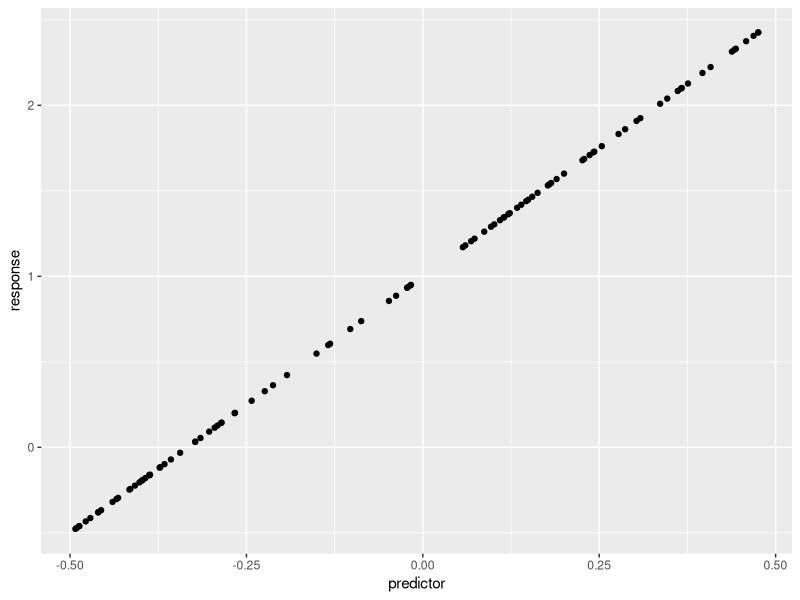
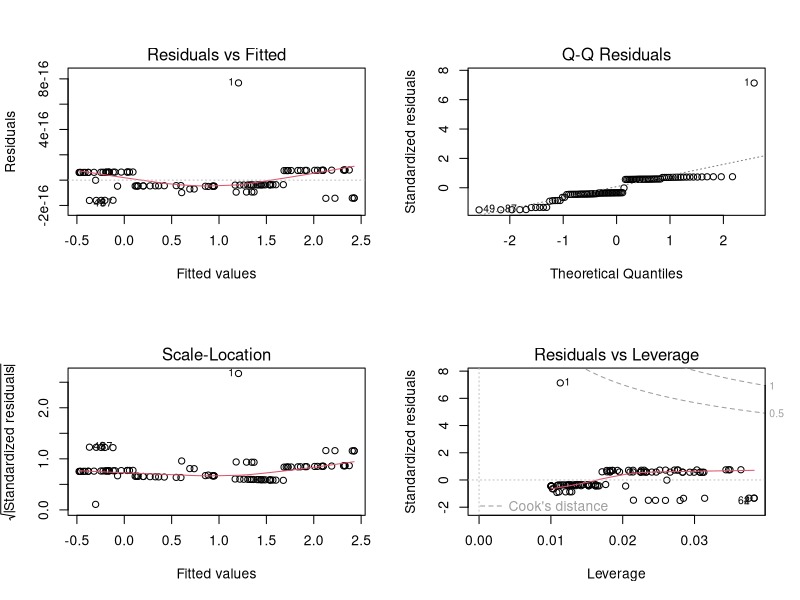
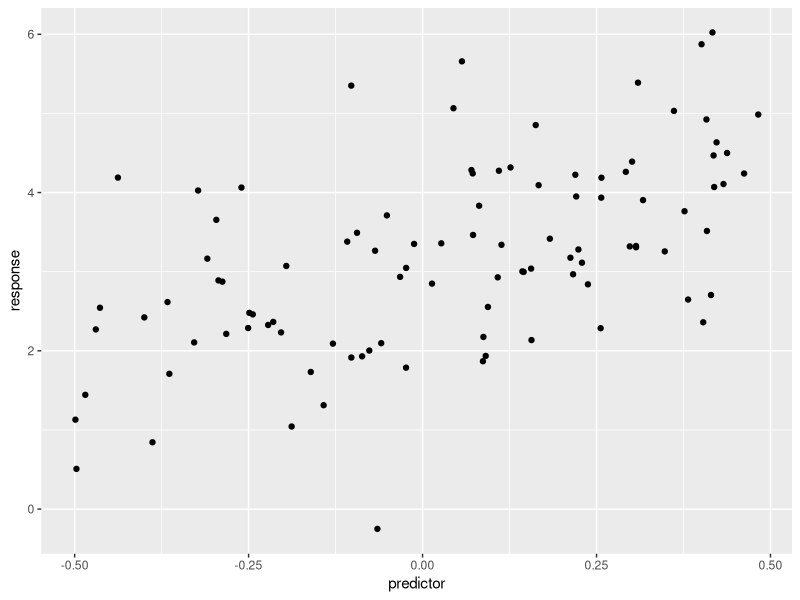
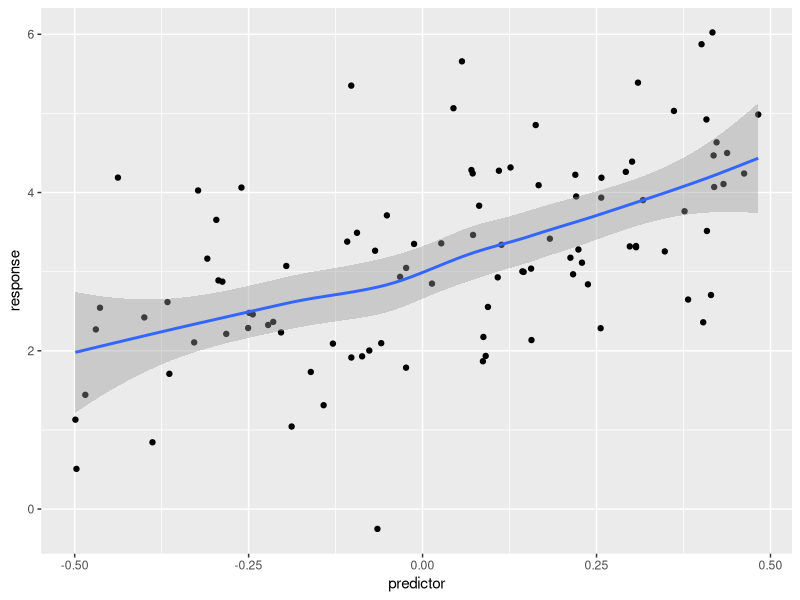
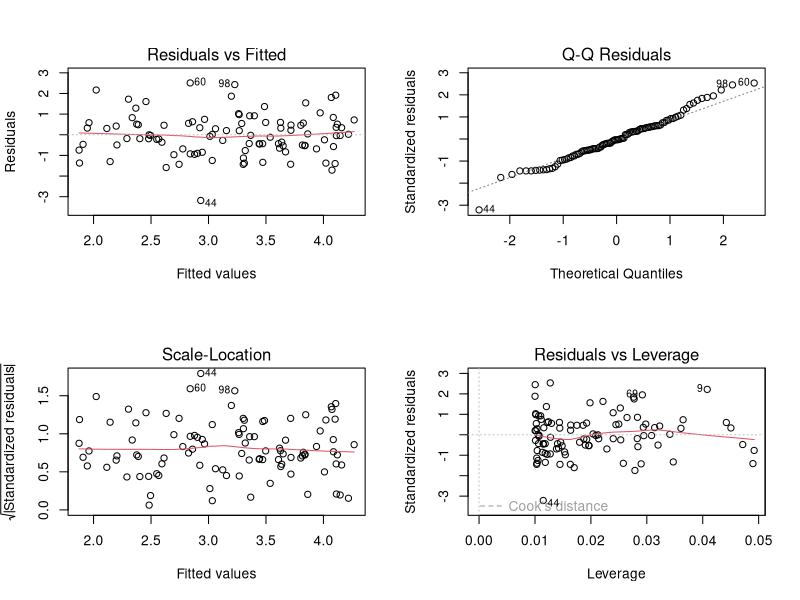
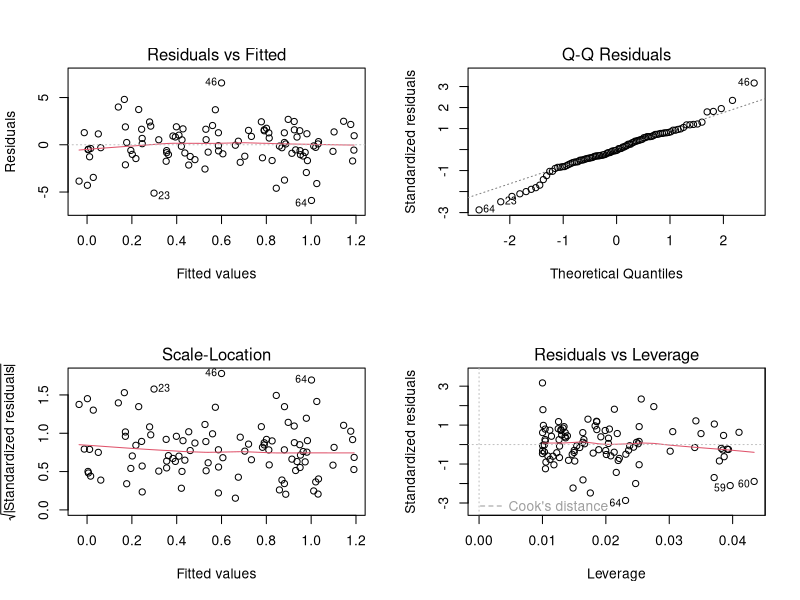
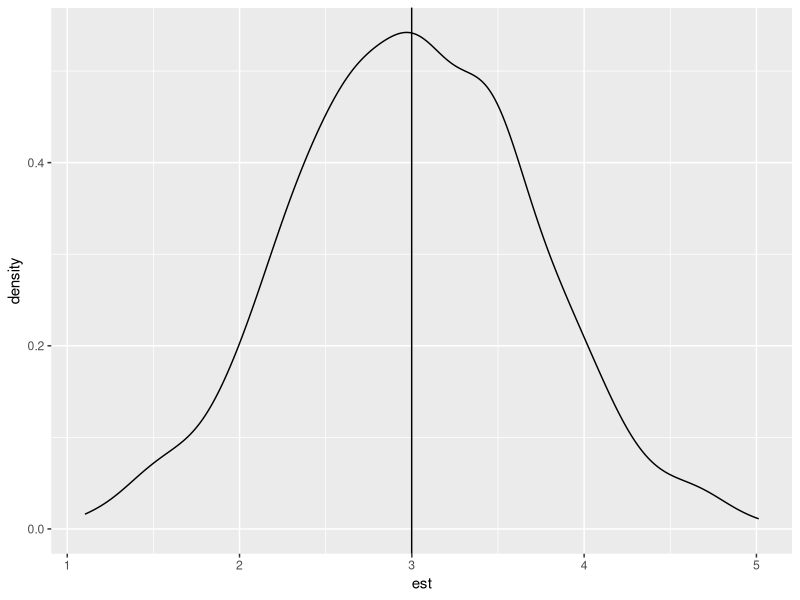
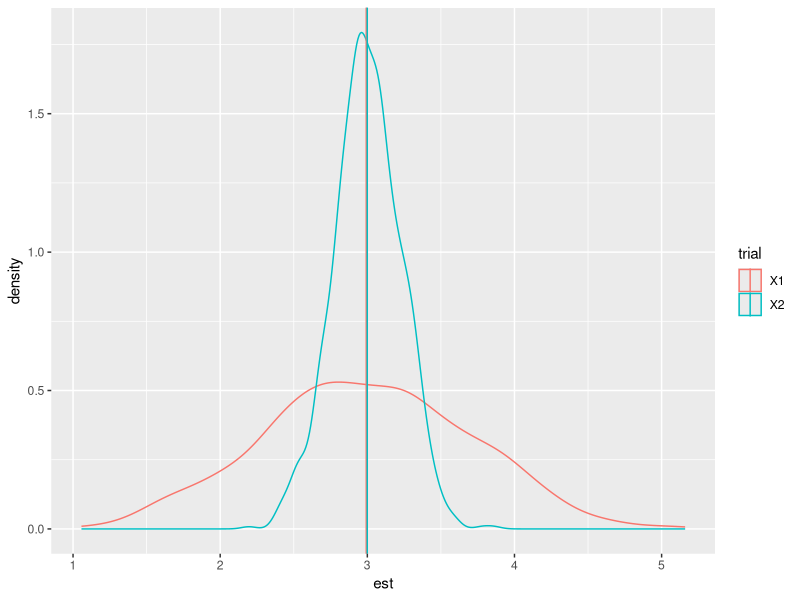

Source code (R) for these figures, in order:
# Introduction to LM... jump!
library(tidyverse)
set.seed = 12321

# Linear model w/ one with a continuous predictor variable and a continous response variable
# The relationship described by a single parameter, B1 (slope, sand consequently a predictor of effect size)
predictor <- runif(100) - 0.5  ## a uniformly distributed random number between -0.5 and 0.5
B0 <- 1
B1 <- 3
response <- B0 + B1 * predictor
qplot(predictor, response)

m1 <- lm(response ~ predictor)
summary(m1)

par(mfrow = c(2, 2))
plot(m1)

predictor <- runif(100) - 0.5  ## a uniformly distributed random number between -0.5 and 0.5
B0 <- 3
B1 <- 3
error <- rnorm(100, mean = 0, sd = 1)  ## some normally distributed random error
response <- B0 + B1 * predictor + error
qplot(predictor, response)

qplot(predictor, response, geom = c("point", "smooth"), span = 0.9)

m1 <- lm(response ~ predictor)
summary(m1)

par(mfrow = c(2, 2))
plot(m1)


gen.mod <- function(n = 100, b0 = 2, b1 = 3, sd.err = 1) {
  predictor <- runif(n) - 0.5
  response <- b0 + b1 * predictor + rnorm(n, mean = 0, sd = sd.err)
  return(data.frame(response = response, predictor = predictor))
}

m1 <- lm(response ~ predictor, data = gen.mod(n = 100, b0 = 1, b1 = 1, sd.err = 2))
summary(m1)$coefficients["predictor", ]

par(mfrow = c(2, 2))
plot(m1)

est <- NULL
for (i in 1:1000) {
  m1 <- lm(response ~ predictor, data = gen.mod(n = 100, b0 = 1, b1 = 3, sd.err = 2))
  est[i] <- summary(m1)$coefficients["predictor", "Estimate"]
}
p <- ggplot(aes(est), data = data.frame(est = est))
p + geom_density() + geom_vline(xintercept = mean(est))

n.times <- 1000
est.df <- matrix(nrow = n.times, ncol = 2, NA)
for (i in 1:n.times) {
  m1 <- lm(response ~ predictor, data = gen.mod(n = 100, b0 = 1, b1 = 3, sd.err = 2))
  est.df[i, 1] <- summary(m1)$coefficients["predictor", "Estimate"]
  m1 <- lm(response ~ predictor, data = gen.mod(n = 1000, b0 = 1, b1 = 3, 
                                                sd.err = 2))
  est.df[i, 2] <- summary(m1)$coefficients["predictor", "Estimate"]
}
est.df <- data.frame(est.df)

## split est.df into a data frame in long format
est.df <- gather(est.df, value = "est", key="trial")
est.df$trial <- factor(est.df$trial)

est.sum.df <- group_by(est.df, trial) %>% summarize(mn.est = mean(est))

p <- ggplot(aes(est, group = trial, col = trial), data = est.df)
p + geom_density() + geom_vline(data = est.sum.df, aes(xintercept = mn.est, col = trial))



# ---- Don't Get It ----



n.times <- 1000
est.df <- matrix(nrow = n.times, ncol = 5, NA)
for (i in 1:n.times) {
  m1 <- lm(response ~ predictor, data = gen.mod(n = 100, b0 = 1, b1 = 3, sd.err = 1))
  est.df[i, 1] <- summary(m1)$coefficients["predictor", "Estimate"]
  m1 <- lm(response ~ predictor, data = gen.mod(n = 100, b0 = 1, b1 = 3, sd.err = 5))
  est.df[i, 2] <- summary(m1)$coefficients["predictor", "Estimate"]
  m1 <- lm(response ~ predictor, data = gen.mod(n = 100, b0 = 1, b1 = 3, sd.err = 10))
  est.df[i, 3] <- summary(m1)$coefficients["predictor", "Estimate"]
  m1 <- lm(response ~ predictor, data = gen.mod(n = 100, b0 = 1, b1 = 3, sd.err = 15))
  est.df[i, 4] <- summary(m1)$coefficients["predictor", "Estimate"]
  m1 <- lm(response ~ predictor, data = gen.mod(n = 100, b0 = 1, b1 = 3, sd.err = 20))
  est.df[i, 5] <- summary(m1)$coefficients["predictor", "Estimate"]
}
est.df <- data.frame(est.df)

## split est.df into a data frame in long format
est.df <- gather(est.df, value = "est", key="trial")
est.df$trial <- factor(est.df$trial)

est.sum.df <- group_by(est.df, trial) %>% summarize(mn.est = mean(est))

p <- ggplot(aes(est, group = trial, col = trial), data = est.df)
p + geom_density() + geom_vline(data = est.sum.df, aes(xintercept = mn.est, col = trial))

# ANGRY 

# --- can you please teach us, instead of assigning chapters to read - this stuff is important ----
library(tidyverse)
library(ggplot2)
set.seed = 12321

predictor <- runif(100) - 0.5  # a uniformly distributed random number between -0.5 and 0.5
B0 <- 1
B1 <- 3
response <- B0 + B1 * predictor
qplot(predictor, response)

# a function that let’s use generate some random data with some given parameter
gen.mod <- function(n = 50, b0 = 2, b1 = 3, sd.err = 1) {
  predictor <- runif(n) - 0.5
  response <- b0 + b1 * predictor + rnorm(n, mean = 0, sd = sd.err)
  return(data.frame(response = response, predictor = predictor))
}

# repeat
n.times <- 1000
# 'sample size'
n <- c(2, 20, 50)
# 'magnitude of B1'
b1 <- c(0.2, 1, 2.7, 4)
# 'error' (quality - t-value estemate)
sd.err <- c(0.1, 1.5, 5, 15)


test.df <- expand.grid(n.times = n.times, n = n, b1 = b1, sd.err = sd.err)

# Use that function to produce a data frame, with various combinations of each 
# of the three variables as 'factors' and the quality of the estimate as the response.

for (i in 1:length(test.df$n.times)) {
  tmp.df <- gen.mod(n = test.df$n[i], b0 = 2, b1 = test.df$b1[i], sd.err = test.df$sd.err[i])
  tmp.lm <- lm(response ~ predictor, data = tmp.df)
  test.df$tval[i] <- summary(tmp.lm)$coefficients["predictor", "Estimate"]
}

# Show the results visually.
p <- ggplot(data = test.df, aes(tval, group = b1, col = b1))
p + geom_density() + xlab("t value") + ylab("Density") + facet_grid(~sd.err)

#Do the same thing as above, but use a single parameter estimate of B1 = 0 (e.g. no effect).
# (Set B0 = 0). 
# Use a sample size of 100. Instead of using the ‘t’ value as your ‘quality’ estimate, 
# have the function output the ‘p-value’.

gen.mod <- function(n = 50, b0 = 2, b1 = 0, sd.err = 1) {
  predictor <- runif(n) - 0.5
  response <- b0 + b1 * predictor + rnorm(n, mean = 0, sd = sd.err)
  return(data.frame(response = response, predictor = predictor))
}

n.times <- 1000
n <- c(2, 20, 50)
b1 <- c(0)
sd.err <- c(0.1, 1.5, 5, 15)

test.df <- expand.grid(n.times = n.times, n = n, b1 = b1, sd.err = sd.err)

for (i in 1:length(test.df$n.times)) {
  tmp.df <- gen.mod(n = test.df$n[i], b0 = 2, b1 = test.df$b1[i], sd.err = test.df$sd.err[i])
  tmp.lm <- lm(response ~ predictor, data = tmp.df)
  test.df$pval[i] <- summary(tmp.lm)$coefficients["predictor", "Estimate"]
}
# what does it look like? = blue sticks
p <- ggplot(data = test.df, aes(pval, group = n, col = n))
p + geom_density() + facet_grid(~sd.err) + xlab("pee") + ylab("Density")


# 4b. What proportion of p-values are <= 0.05?
pvalues <- which(test.df$p.val <= 0.05)
tabulate(pvalues)

# 4c. How does that change when the amount of error changes. = different blue lines
p <- ggplot(data = test.df, aes(pval, group = n, col = n))
p + geom_density() + facet_grid(~sd.err)

